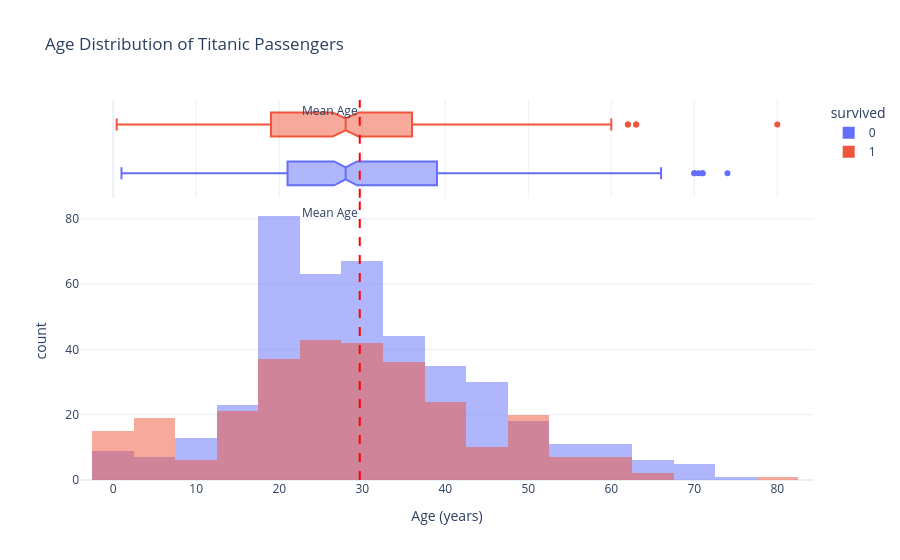

Here is the notebook cell this chart was saved with:
### Markdown cell above
#### Histogram

### Code cell
fig = px.histogram(
    data_frame=df_titanic,
    x='age',
    marginal='box',
    title='Age Distribution of Titanic Passengers',
    barmode='overlay', # overlay for the histogram bars to show the distribution age of survived and not survived passengers
    color='survived',
    nbins=30,
    labels={'count': 'Count: Frequency of Passengers', 'age': 'Age (years)'},
    template='plotly_white'
)
fig.add_vline(x=df_titanic['age'].mean(), line_dash='dash', line_color='red', annotation_text='Mean Age', annotation_position='top left')

fig.show()

### Figure 1 — Plotly figure (JSON) as saved in the notebook; plotly's stock layout.template omitted (floating-point values rounded to 4 significant figures; data arrays with more than 128 entries replaced by an {"elided": "..."} marker saying what was removed)
{"data": [{"bingroup": "x", "hovertemplate": "survived=0<br>Age (years)=%{x}<br>count=%{y}<extra></extra>", "legendgroup": "0", "marker": {"color": "#636efa", "opacity": 0.5, "pattern": {"shape": ""}}, "name": "0", "nbinsx": 30, "orientation": "v", "showlegend": true, "type": "histogram", "x": {"elided": "549 float values"}, "xaxis": "x", "yaxis": "y"}, {"hovertemplate": "survived=0<br>Age (years)=%{x}<extra></extra>", "legendgroup": "0", "marker": {"color": "#636efa"}, "name": "0", "notched": true, "showlegend": false, "type": "box", "x": {"elided": "549 float values"}, "xaxis": "x2", "yaxis": "y2"}, {"bingroup": "x", "hovertemplate": "survived=1<br>Age (years)=%{x}<br>count=%{y}<extra></extra>", "legendgroup": "1", "marker": {"color": "#EF553B", "opacity": 0.5, "pattern": {"shape": ""}}, "name": "1", "nbinsx": 30, "orientation": "v", "showlegend": true, "type": "histogram", "x": {"elided": "342 float values"}, "xaxis": "x", "yaxis": "y"}, {"hovertemplate": "survived=1<br>Age (years)=%{x}<extra></extra>", "legendgroup": "1", "marker": {"color": "#EF553B"}, "name": "1", "notched": true, "showlegend": false, "type": "box", "x": {"elided": "342 float values"}, "xaxis": "x2", "yaxis": "y2"}], "layout": {"annotations": [{"showarrow": false, "text": "Mean Age", "x": 29.7, "xanchor": "right", "xref": "x", "y": 1, "yanchor": "top", "yref": "y domain"}, {"showarrow": false, "text": "Mean Age", "x": 29.7, "xanchor": "right", "xref": "x2", "y": 1, "yanchor": "top", "yref": "y2 domain"}], "barmode": "overlay", "legend": {"title": {"text": "survived"}, "tracegroupgap": 0}, "shapes": [{"line": {"color": "red", "dash": "dash"}, "type": "line", "x0": 29.7, "x1": 29.7, "xref": "x", "y0": 0, "y1": 1, "yref": "y domain"}, {"line": {"color": "red", "dash": "dash"}, "type": "line", "x0": 29.7, "x1": 29.7, "xref": "x2", "y0": 0, "y1": 1, "yref": "y2 domain"}], "title": {"text": "Age Distribution of Titanic Passengers"}, "xaxis": {"anchor": "y", "domain": [0, 1], "title": {"text": "Age (years)"}}, "xaxis2": {"anchor": "y2", "domain": [0, 1], "matches": "x", "showgrid": true, "showticklabels": false}, "yaxis": {"anchor": "x", "domain": [0, 0.7326], "title": {"text": "count"}}, "yaxis2": {"anchor": "x2", "domain": [0.7426, 1], "matches": "y2", "showgrid": false, "showline": false, "showticklabels": false, "ticks": ""}}}
